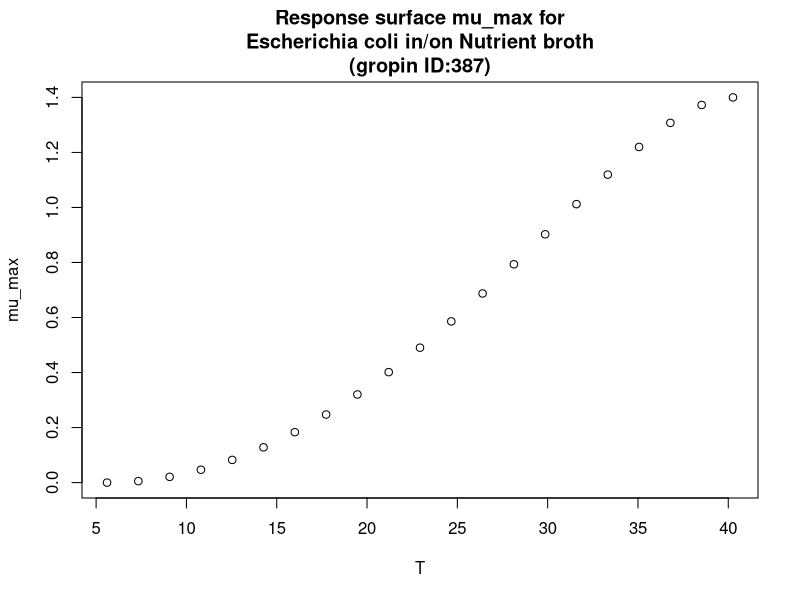

Write the R code that produced this figure.
#############################
# start of Parameter script
#############################
T <- seq(5.6056,40.2597402597403,length.out=21)
#############################
# end of Parameter script
#############################
############################# 
# start of Model script Gropin ID 387 
#############################
 
# constant coefficients for this model
 
variables <- data.frame(T)
argumentsPar <- expand.grid(variables)
 
# heart of the model
response_surface <- function(T) {
   mumax <-(1.4*(T-47.3)*((T-5.6)^2))/((40.3-5.6)*((40.3-5.6)*(T-40.3)-(40.3-47.3)*(40.3+5.6-2*T)))

return(mumax=mumax)
} 

# output parameters
mumax <- cbind(argumentsPar,response_surface(argumentsPar['T']))
colnames(mumax) <- c(colnames(argumentsPar),'mumax')
#############################
# End of Model script
#############################
############################# 
# start of Visualisation script Gropin ID 387 
#############################
plot(T,mumax$mumax,
                          xlab='T',
                          ylab='mu_max',main='Response surface mu_max for
Escherichia coli in/on Nutrient broth
(gropin ID:387)')
#############################
# End of Visualisation script
#############################
